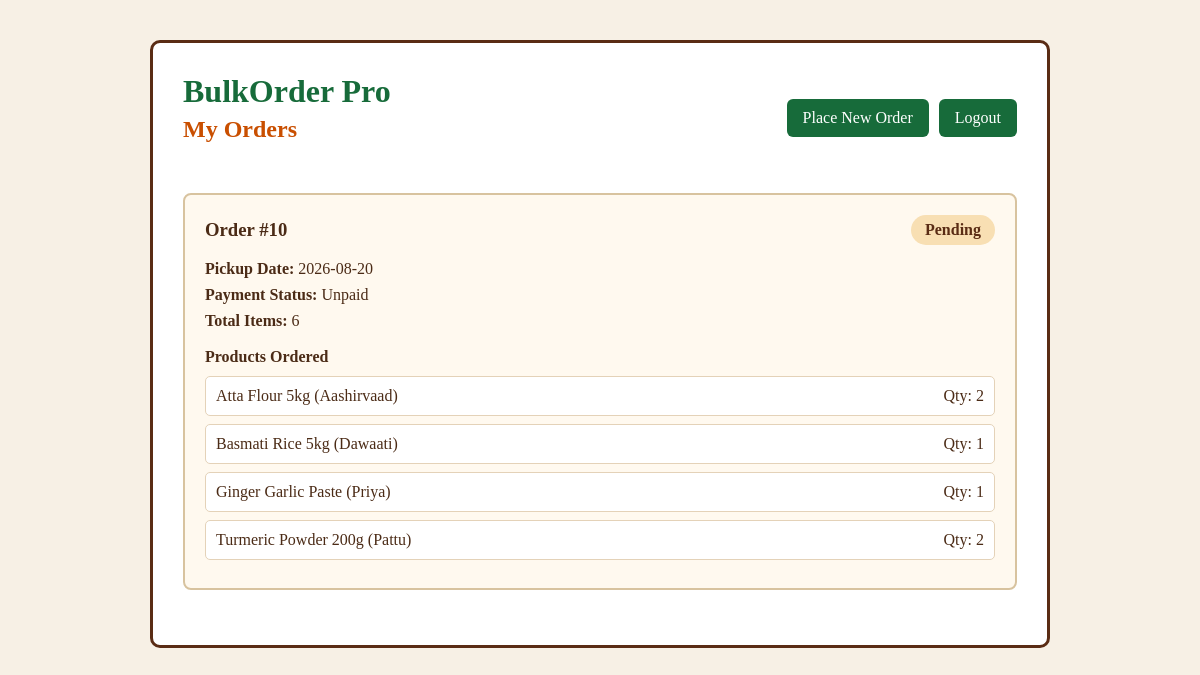
Before: /customer-orders (signed in) with the older database file.
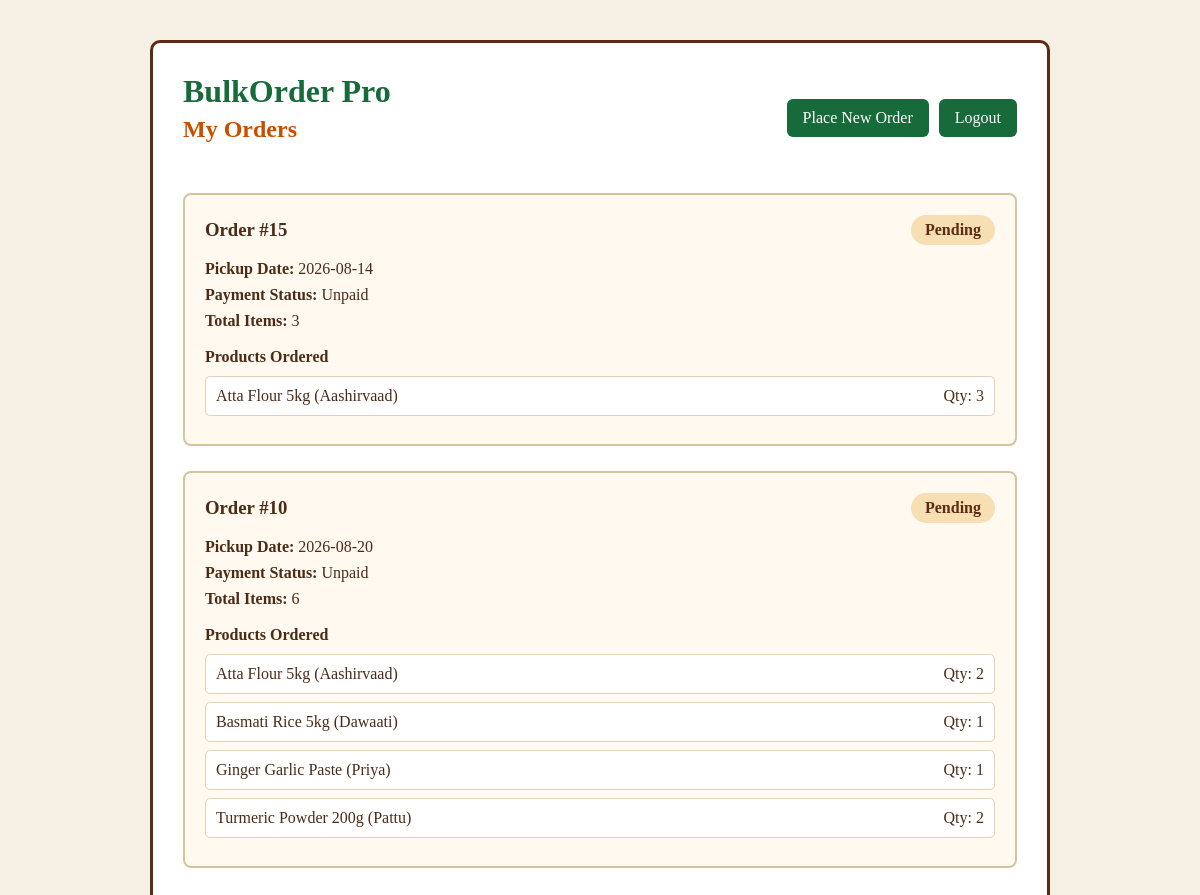
After: the same page with the newer database file.
### tables this page shows
CREATE TABLE orders (
            id INTEGER PRIMARY KEY AUTOINCREMENT,
            customer_id INTEGER NOT NULL,
            pickup_date TEXT NOT NULL,
            items INTEGER NOT NULL,
            payment_status TEXT NOT NULL,
            order_status TEXT NOT NULL, stock_id INTEGER,
            FOREIGN KEY (customer_id) REFERENCES customers(id)
        );

CREATE TABLE order_items (
            id INTEGER PRIMARY KEY AUTOINCREMENT,
            order_id INTEGER NOT NULL,
            stock_id INTEGER NOT NULL,
            quantity INTEGER NOT NULL,
            FOREIGN KEY (order_id) REFERENCES orders(id),
            FOREIGN KEY (stock_id) REFERENCES stock(id)
        );

CREATE TABLE stock (
            id INTEGER PRIMARY KEY AUTOINCREMENT,
            item_name TEXT NOT NULL,
            brand TEXT NOT NULL,
            stock_quantity INTEGER NOT NULL,
            price REAL NOT NULL
        , is_deleted INTEGER NOT NULL DEFAULT 0, category TEXT NOT NULL DEFAULT 'Other');

### customer_routes.py (the view)
@app.route("/customer-orders")
def customer_my_orders():
    if not customer_logged_in():
        return redirect(
            url_for("customer_login_page")
        )
    connection = get_database_connection()
    cursor = connection.cursor()
    cursor.execute("""
        SELECT
            id,
            pickup_date,
            items,
            payment_status,
            order_status

        FROM orders

        WHERE customer_id = ?

        ORDER BY id DESC
    """, (
        session["customer_id"],
    ))
    order_records = cursor.fetchall()
    customer_orders = []
    for order in order_records:
        cursor.execute("""
            SELECT
                stock.item_name,
                stock.brand,
                stock.price,
                order_items.quantity

            FROM order_items

            JOIN stock

            ON order_items.stock_id
            = stock.id

            WHERE order_items.order_id = ?
        """, (
            order["id"],
        ))
        products = cursor.fetchall()
        customer_orders.append({
            "id": order["id"],
            "pickup_date": order["pickup_date"],
            "items": order["items"],
            "payment_status": order["payment_status"],
            "order_status": order["order_status"],
            "products": products
        })
    connection.close()
    return render_template(
        "customer_orders.html",
        orders=customer_orders
    )

### auth_helpers.py (called while the page is built)
def customer_logged_in():
    return "customer_id" in session

### database.py (called while the page is built)
def get_database_connection():
    connection = sqlite3.connect(DATABASE)
    connection.row_factory = sqlite3.Row
    return connection

### templates/customer_orders.html (shortened to what this page needs)
<!DOCTYPE html>
<html lang="en">
<head>
    <link rel="stylesheet"
          href="{{ url_for('static', filename='customer_orders.css') }}">
</head>
<body>
    <div class="orders-page">
        <div class="orders-card">
            <div class="page-header">
                <div>
                    <h1>BulkOrder Pro</h1>
                    <h2>My Orders</h2>
                </div>
                <div class="header-buttons">
                    <a href="{{ url_for('customer_order_page') }}">
                        Place New Order
                    </a>
                    <a href="{{ url_for('customer_logout') }}">
                        Logout
                    </a>
                </div>
            </div>
            {% if orders %}
                {% for order in orders %}
                <div class="order-card">
                    <div class="order-top">
                        <h3>
                            Order #{{ order["id"] }}
                        </h3>
                        <span class="status">
                            {{ order["order_status"] }}
                        </span>
                    </div>
                    <p>
                        <strong>Pickup Date:</strong>
                        {{ order["pickup_date"] }}
                    </p>
                    <p>
                        <strong>Payment Status:</strong>
                        {{ order["payment_status"] }}
                    </p>
                    <p>
                        <strong>Total Items:</strong>
                        {{ order["items"] }}
                    </p>
                    <h4>Products Ordered</h4>
                    {% for product in order["products"] %}
                    <div class="product">
                        <span>
                            {{ product["item_name"] }}
                            ({{ product["brand"] }})
                        </span>
                        <span>
                            Qty: {{ product["quantity"] }}
                        </span>
                    </div>
                    {% endfor %}
                </div>
                {% endfor %}
            {% endif %}
        </div>
    </div>
</body>
</html>

### static/customer_orders.css (style rules this page uses)
* { box-sizing: border-box; }
body { margin: 0; background: #f7f0e5; font-family: Georgia, serif; color: #4b2b16; }
.orders-page { display: flex; justify-content: center; padding: 40px; }
.orders-card { width: 900px; max-width: 100%; background: white; border: 3px solid #5a2c14; border-radius: 10px; padding: 30px; }
.page-header { display: flex; justify-content: space-between; align-items: center; margin-bottom: 30px; }
.page-header h1 { margin: 0; color: #176b3a; }
.page-header h2 { margin-top: 6px; color: #c94f00; }
.header-buttons { display: flex; gap: 10px; }
.header-buttons a { padding: 10px 16px; background: #176b3a; color: white; text-decoration: none; border-radius: 6px; transition: 0.2s; }
.order-card { margin-bottom: 25px; padding: 20px; border: 2px solid #d8c39f; border-radius: 8px; background: #fff9ef; }
.order-top { display: flex; justify-content: space-between; align-items: center; margin-bottom: 15px; }
.order-top h3 { margin: 0; }
.status { background: #f8dfb3; color: #5a2c14; padding: 6px 14px; border-radius: 20px; font-weight: bold; }
.order-card p { margin: 8px 0; }
.order-card h4 { margin-top: 18px; margin-bottom: 10px; }
.product { display: flex; justify-content: space-between; padding: 10px; margin-bottom: 8px; background: white; border: 1px solid #e4d2b8; border-radius: 5px; }

Changed rows visible on the page:
added orders: id "15", order_status "Pending", pickup_date "2026-08-14", payment_status "Unpaid", items "3"
added order_items: item_name "Atta Flour 5kg", brand "Aashirvaad", quantity "3", shown under "15"
